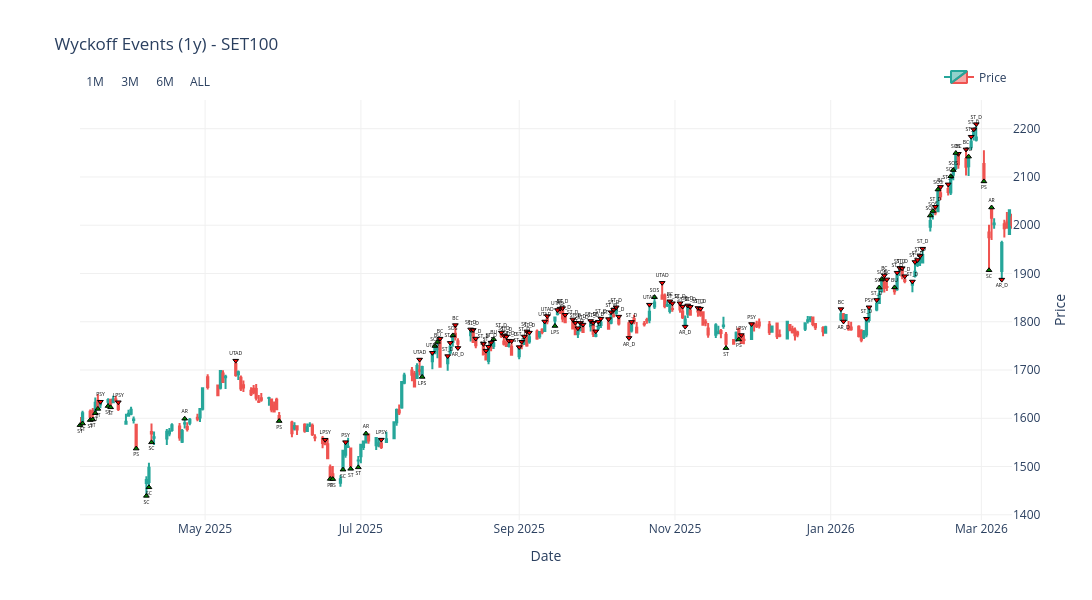

Notebook cell for this chart:
### Code cell
import plotly.graph_objects as go
from plotly.subplots import make_subplots

TOP_EVENTS = ['AR', 'BC', 'UT', 'UTAD', 'ST_D', 'SOS', 'BU', 'PSY', 'LPSY']
BOTTOM_EVENTS = ['PS', 'SC', 'ST', 'SPRING', 'TEST', 'LPS', 'SOW', 'AR_D']

fig = go.Figure()

# 1. Candlestick
fig.add_trace(go.Candlestick(
    x=df_period['Date'],
    open=df_period['Open'], high=df_period['High'],
    low=df_period['Low'], close=df_period['Close'],
    name='Price',
    increasing_line_color='#26a69a', 
    decreasing_line_color='#ef5350'
))

# 2. Loop วาด Event (แก้ไข Logic ตำแหน่ง)
for ev, grp_ev in df_ev_period.groupby('Wyckoff_Event'):
    # เช็คว่า Event นี้ควรอยู่ บน หรือ ล่าง
    if ev in TOP_EVENTS:
        y_base = grp_ev['High']
        text_pos = 'top center'
    elif ev in BOTTOM_EVENTS:
        y_base = grp_ev['Low']
        text_pos = 'bottom center'
    else:
        y_base = grp_ev['Close']
        text_pos = 'top center'
    
    fig.add_trace(go.Scatter(
        x=grp_ev['Date'],
        y=y_base,
        mode='markers+text',
        marker=dict(
            symbol=symbols.get(ev, 'circle'),
            size=5, # ปรับขนาดให้พอดี
            color=colors.get(grp_ev['Wyckoff_Phase'].iloc[0], 'white'),
            line=dict(width=1, color='black') # ขอบดำให้ตัดกับพื้นขาว
        ),
        text=ev,
        textposition=text_pos,
        textfont=dict(size=5, color='black'),
        cliponaxis=False, 
        customdata=np.stack((grp_ev['Close'], grp_ev['Rel_Vol'], grp_ev['RSI']), axis=1),
        hovertemplate='<b>%{text}</b><br>Close: %{customdata[0]:.2f}<extra></extra>',
        showlegend=False
    ))

# 3. Layout (จัดการช่วงเวลาไม่ให้เกินขอบข้อมูล)
fig.update_layout(
    title=f'Wyckoff Events ({selected_period}) - SET100',
    template='plotly_white',
    xaxis=dict(
        title='Date',
        rangeslider=dict(visible=False), 
        type='date',
        # ล็อคช่วงวันที่ให้เริ่มจากที่มีข้อมูลจริง และจบที่ข้อมูลล่าสุด
        range=[df_period['Date'].min(), df_period['Date'].max()], 
        rangeselector=dict(
            buttons=list([
                dict(count=1, label="1M", step="month", stepmode="backward"),
                dict(count=3, label="3M", step="month", stepmode="backward"),
                dict(count=6, label="6M", step="month", stepmode="backward"),
                dict(step="all", label="ALL")
            ]),
            bgcolor='white',
            activecolor="#b9caf6"
        ),
        gridcolor='#f0f0f0'
    ),
    yaxis=dict(
        title='Price',
        side='right',
        fixedrange=False,
        gridcolor='#f0f0f0'
    ),
    legend=dict(orientation='h', yanchor='bottom', y=1.02, xanchor='right', x=1),
    hovermode='x unified',
    dragmode='pan', # ใช้ pan เพื่อให้ลากกราฟได้ลื่นเหมือน TradingView
    height=600,
    width=1500
)

# เพิ่ม config เพื่อให้ซูมด้วย Mouse Wheel ได้
config = {'scrollZoom': True}
fig.show(config=config)

### Figure 1 — Plotly figure (JSON) as saved in the notebook; plotly's stock layout.template omitted (floating-point values rounded to 4 significant figures; data arrays with more than 128 entries replaced by an {"elided": "..."} marker saying what was removed)
{"data": [{"close": {"elided": "242 float values"}, "decreasing": {"line": {"color": "#ef5350"}}, "high": {"elided": "242 float values"}, "increasing": {"line": {"color": "#26a69a"}}, "low": {"elided": "242 float values"}, "name": "Price", "open": {"elided": "242 float values"}, "type": "candlestick", "x": {"elided": "242 str values"}}, {"cliponaxis": false, "customdata": [[1590.0, 1.014, 49.53], [1567.0, 0.8616, 51.24], [2015.0, 1.211, 43.62]], "hovertemplate": "<b>%{text}</b><br>Close: %{customdata[0]:.2f}<extra></extra>", "marker": {"color": "green", "line": {"color": "black", "width": 1}, "size": 5, "symbol": "triangle-up"}, "mode": "markers+text", "showlegend": false, "text": "AR", "textfont": {"color": "black", "size": 5}, "textposition": "top center", "type": "scatter", "x": ["2025-04-23T00:00:00.000000000", "2025-07-03T00:00:00.000000000", "2026-03-05T00:00:00.000000000"], "y": [1599.0, 1568.0, 2037.0]}, {"cliponaxis": false, "customdata": [[1754.0, 1.002, 63.45], [1766.0, 1.021, 48.24], [1804.0, 0.911, 52.58], [1807.0, 1.08, 60.68], [1963.0, 0.9703, 39.21]], "hovertemplate": "<b>%{text}</b><br>Close: %{customdata[0]:.2f}<extra></extra>", "marker": {"color": "red", "line": {"color": "black", "width": 1}, "size": 5, "symbol": "triangle-down"}, "mode": "markers+text", "showlegend": false, "text": "AR_D", "textfont": {"color": "black", "size": 5}, "textposition": "bottom center", "type": "scatter", "x": ["2025-08-08T00:00:00.000000000", "2025-10-14T00:00:00.000000000", "2025-11-05T00:00:00.000000000", "2026-01-06T00:00:00.000000000", "2026-03-09T00:00:00.000000000"], "y": [1746.0, 1766.0, 1790.0, 1801.0, 1887.0]}, {"cliponaxis": false, "customdata": [[1707.0, 1.504, 74.11], [1769.0, 1.335, 69.16], [1819.0, 1.302, 73.44], [1835.0, 1.324, 55.07], [1816.0, 1.385, 64.27], [1870.0, 1.875, 67.81], [1872.0, 1.397, 63.83], [2060.0, 1.386, 85.62], [2126.0, 1.529, 88.95], [2121.0, 1.341, 86.56]], "hovertemplate": "<b>%{text}</b><br>Close: %{customdata[0]:.2f}<extra></extra>", "marker": {"color": "red", "line": {"color": "black", "width": 1}, "size": 5, "symbol": "triangle-down"}, "mode": "markers+text", "showlegend": false, "text": "BC", "textfont": {"color": "black", "size": 5}, "textposition": "top center", "type": "scatter", "x": ["2025-08-01T00:00:00.000000000", "2025-08-07T00:00:00.000000000", "2025-09-17T00:00:00.000000000", "2025-10-30T00:00:00.000000000", "2026-01-05T00:00:00.000000000", "2026-01-22T00:00:00.000000000", "2026-01-23T00:00:00.000000000", "2026-02-13T00:00:00.000000000", "2026-02-20T00:00:00.000000000", "2026-02-23T00:00:00.000000000"], "y": [1765.0, 1793.0, 1827.0, 1842.0, 1826.0, 1896.0, 1888.0, 2079.0, 2148.0, 2157.0]}, {"cliponaxis": false, "customdata": [[1745.0, 1.22, 85.44], [1755.0, 0.7183, 52.23], [1863.0, 1.161, 63.72], [2139.0, 1.005, 86.35]], "hovertemplate": "<b>%{text}</b><br>Close: %{customdata[0]:.2f}<extra></extra>", "marker": {"color": "green", "line": {"color": "black", "width": 1}, "size": 5, "symbol": "triangle-up"}, "mode": "markers+text", "showlegend": false, "text": "BU", "textfont": {"color": "black", "size": 5}, "textposition": "top center", "type": "scatter", "x": ["2025-07-31T00:00:00.000000000", "2025-08-22T00:00:00.000000000", "2026-01-26T00:00:00.000000000", "2026-02-24T00:00:00.000000000"], "y": [1758.0, 1764.0, 1871.0, 2142.0]}, {"cliponaxis": false, "customdata": [[1706.0, 0.8024, 78.34], [1809.0, 0.7963, 69.83]], "hovertemplate": "<b>%{text}</b><br>Close: %{customdata[0]:.2f}<extra></extra>", "marker": {"color": "green", "line": {"color": "black", "width": 1}, "size": 5, "symbol": "triangle-up"}, "mode": "markers+text", "showlegend": false, "text": "LPS", "textfont": {"color": "black", "size": 5}, "textposition": "bottom center", "type": "scatter", "x": ["2025-07-25T00:00:00.000000000", "2025-09-15T00:00:00.000000000"], "y": [1686.0, 1791.0]}, {"cliponaxis": false, "customdata": [[1619.0, 0.5666, 51.23], [1546.0, 0.6496, 20.14], [1541.0, 0.7317, 64.15], [1756.0, 0.7445, 35.05]], "hovertemplate": "<b>%{text}</b><br>Close: %{customdata[0]:.2f}<extra></extra>", "marker": {"color": "red", "line": {"color": "black", "width": 1}, "size": 5, "symbol": "triangle-down"}, "mode": "markers+text", "showlegend": false, "text": "LPSY", "textfont": {"color": "black", "size": 5}, "textposition": "top center", "type": "scatter", "x": ["2025-03-28T00:00:00.000000000", "2025-06-17T00:00:00.000000000", "2025-07-09T00:00:00.000000000", "2025-11-27T00:00:00.000000000"], "y": [1633.0, 1556.0, 1556.0, 1772.0]}, {"cliponaxis": false, "customdata": [[1541.0, 1.403, 36.04], [1594.0, 1.526, 19.01], [1478.0, 1.407, 16.15], [1478.0, 1.516, 13.96], [1767.0, 1.376, 34.6], [2091.0, 1.403, 59.07]], "hovertemplate": "<b>%{text}</b><br>Close: %{customdata[0]:.2f}<extra></extra>", "marker": {"color": "green", "line": {"color": "black", "width": 1}, "size": 5, "symbol": "triangle-up"}, "mode": "markers+text", "showlegend": false, "text": "PS", "textfont": {"color": "black", "size": 5}, "textposition": "bottom center", "type": "scatter", "x": ["2025-04-04T00:00:00.000000000", "2025-05-30T00:00:00.000000000", "2025-06-19T00:00:00.000000000", "2025-06-20T00:00:00.000000000", "2025-11-26T00:00:00.000000000", "2026-03-02T00:00:00.000000000"], "y": [1537.0, 1594.0, 1474.0, 1474.0, 1763.0, 2091.0]}, {"cliponaxis": false, "customdata": [[1632.0, 1.482, 49.18], [1545.0, 1.426, 40.49], [1792.0, 1.348, 44.87], [1828.0, 1.303, 54.64]], "hovertemplate": "<b>%{text}</b><br>Close: %{customdata[0]:.2f}<extra></extra>", "marker": {"color": "red", "line": {"color": "black", "width": 1}, "size": 5, "symbol": "triangle-down"}, "mode": "markers+text", "showlegend": false, "text": "PSY", "textfont": {"color": "black", "size": 5}, "textposition": "top center", "type": "scatter", "x": ["2025-03-21T00:00:00.000000000", "2025-06-25T00:00:00.000000000", "2025-12-01T00:00:00.000000000", "2026-01-16T00:00:00.000000000"], "y": [1634.0, 1550.0, 1795.0, 1830.0]}, {"cliponaxis": false, "customdata": [[1472.0, 1.723, 25.09], [1498.0, 1.449, 26.65], [1568.0, 1.322, 42.65], [1533.0, 1.467, 41.36], [1975.0, 1.801, 44.5]], "hovertemplate": "<b>%{text}</b><br>Close: %{customdata[0]:.2f}<extra></extra>", "marker": {"color": "green", "line": {"color": "black", "width": 1}, "size": 5, "symbol": "triangle-up"}, "mode": "markers+text", "showlegend": false, "text": "SC", "textfont": {"color": "black", "size": 5}, "textposition": "bottom center", "type": "scatter", "x": ["2025-04-08T00:00:00.000000000", "2025-04-09T00:00:00.000000000", "2025-04-10T00:00:00.000000000", "2025-06-24T00:00:00.000000000", "2026-03-04T00:00:00.000000000"], "y": [1439.0, 1457.0, 1550.0, 1493.0, 1907.0]}, {"cliponaxis": false, "customdata": [[1748.0, 1.48, 83.91], [1767.0, 1.415, 75.35], [1840.0, 1.271, 59.91], [1857.0, 1.486, 66.76], [1884.0, 1.679, 73.26], [2009.0, 2.519, 80.61], [2027.0, 1.297, 79.91], [2074.0, 1.452, 87.28], [2100.0, 1.324, 85.38], [2109.0, 1.328, 89.91], [2147.0, 1.463, 94.27]], "hovertemplate": "<b>%{text}</b><br>Close: %{customdata[0]:.2f}<extra></extra>", "marker": {"color": "green", "line": {"color": "black", "width": 1}, "size": 5, "symbol": "triangle-up"}, "mode": "markers+text", "showlegend": false, "text": "SOS", "textfont": {"color": "black", "size": 5}, "textposition": "top center", "type": "scatter", "x": ["2025-07-30T00:00:00.000000000", "2025-08-06T00:00:00.000000000", "2025-10-24T00:00:00.000000000", "2026-01-20T00:00:00.000000000", "2026-01-21T00:00:00.000000000", "2026-02-09T00:00:00.000000000", "2026-02-10T00:00:00.000000000", "2026-02-12T00:00:00.000000000", "2026-02-17T00:00:00.000000000", "2026-02-18T00:00:00.000000000", "2026-02-19T00:00:00.000000000"], "y": [1750.0, 1772.0, 1851.0, 1871.0, 1888.0, 2020.0, 2029.0, 2074.0, 2101.0, 2114.0, 2150.0]}, {"cliponaxis": false, "customdata": [[1588.0, 0.6027, 31.61], [1610.0, 0.7793, 37.01], [1603.0, 0.6981, 40.93], [1613.0, 0.7594, 35.71], [1632.0, 0.8201, 42.39], [1619.0, 0.8929, 43.23], [1638.0, 0.5533, 53.47], [1630.0, 0.8018, 43.2], [1502.0, 0.9212, 34.84], [1513.0, 0.9811, 35.86], [1754.0, 1.2, 33.05]], "hovertemplate": "<b>%{text}</b><br>Close: %{customdata[0]:.2f}<extra></extra>", "marker": {"color": "green", "line": {"color": "black", "width": 1}, "size": 5, "symbol": "triangle-up"}, "mode": "markers+text", "showlegend": false, "text": "ST", "textfont": {"color": "black", "size": 5}, "textposition": "bottom center", "type": "scatter", "x": ["2025-03-13T00:00:00.000000000", "2025-03-14T00:00:00.000000000", "2025-03-17T00:00:00.000000000", "2025-03-18T00:00:00.000000000", "2025-03-19T00:00:00.000000000", "2025-03-20T00:00:00.000000000", "2025-03-24T00:00:00.000000000", "2025-03-25T00:00:00.000000000", "2025-06-27T00:00:00.000000000", "2025-06-30T00:00:00.000000000", "2025-11-21T00:00:00.000000000"], "y": [1586.0, 1589.0, 1596.0, 1597.0, 1610.0, 1619.0, 1625.0, 1623.0, 1495.0, 1498.0, 1745.0]}, {"cliponaxis": false, "customdata": {"elided": "60x3 float values"}, "hovertemplate": "<b>%{text}</b><br>Close: %{customdata[0]:.2f}<extra></extra>", "marker": {"color": "red", "line": {"color": "black", "width": 1}, "size": 5, "symbol": "triangle-down"}, "mode": "markers+text", "showlegend": false, "text": "ST_D", "textfont": {"color": "black", "size": 5}, "textposition": "top center", "type": "scatter", "x": ["2025-08-04T00:00:00.000000000", "2025-08-05T00:00:00.000000000", "2025-08-13T00:00:00.000000000", "2025-08-14T00:00:00.000000000", "2025-08-15T00:00:00.000000000", "2025-08-18T00:00:00.000000000", "2025-08-19T00:00:00.000000000", "2025-08-20T00:00:00.000000000", "2025-08-21T00:00:00.000000000", "2025-08-25T00:00:00.000000000", "2025-08-26T00:00:00.000000000", "2025-08-27T00:00:00.000000000", "2025-08-28T00:00:00.000000000", "2025-08-29T00:00:00.000000000", "2025-09-01T00:00:00.000000000", "2025-09-02T00:00:00.000000000", "2025-09-03T00:00:00.000000000", "2025-09-04T00:00:00.000000000", "2025-09-05T00:00:00.000000000", "2025-09-18T00:00:00.000000000", "2025-09-19T00:00:00.000000000", "2025-09-22T00:00:00.000000000", "2025-09-23T00:00:00.000000000", "2025-09-24T00:00:00.000000000", "2025-09-25T00:00:00.000000000", "2025-09-26T00:00:00.000000000", "2025-09-29T00:00:00.000000000", "2025-09-30T00:00:00.000000000", "2025-10-01T00:00:00.000000000", "2025-10-02T00:00:00.000000000", "2025-10-03T00:00:00.000000000", "2025-10-06T00:00:00.000000000", "2025-10-07T00:00:00.000000000", "2025-10-08T00:00:00.000000000", "2025-10-09T00:00:00.000000000", "2025-10-10T00:00:00.000000000", "2025-10-15T00:00:00.000000000", "2025-10-31T00:00:00.000000000", "2025-11-03T00:00:00.000000000", "2025-11-04T00:00:00.000000000", "2025-11-06T00:00:00.000000000", "2025-11-07T00:00:00.000000000", "2025-11-10T00:00:00.000000000", "2025-11-11T00:00:00.000000000", "2026-01-15T00:00:00.000000000", "2026-01-19T00:00:00.000000000", "2026-01-27T00:00:00.000000000", "2026-01-28T00:00:00.000000000", "2026-01-29T00:00:00.000000000", "2026-01-30T00:00:00.000000000", "2026-02-02T00:00:00.000000000", "2026-02-03T00:00:00.000000000", "2026-02-04T00:00:00.000000000", "2026-02-05T00:00:00.000000000", "2026-02-06T00:00:00.000000000", "2026-02-11T00:00:00.000000000", "2026-02-16T00:00:00.000000000", "2026-02-25T00:00:00.000000000", "2026-02-26T00:00:00.000000000", "2026-02-27T00:00:00.000000000"], "y": [1729.0, 1756.0, 1784.0, 1783.0, 1765.0, 1754.0, 1740.0, 1748.0, 1757.0, 1778.0, 1772.0, 1769.0, 1761.0, 1760.0, 1747.0, 1759.0, 1769.0, 1780.0, 1777.0, 1828.0, 1814.0, 1805.0, 1798.0, 1787.0, 1798.0, 1794.0, 1802.0, 1798.0, 1780.0, 1800.0, 1806.0, 1806.0, 1820.0, 1825.0, 1830.0, 1811.0, 1800.0, 1838.0, 1838.0, 1831.0, 1834.0, 1831.0, 1829.0, 1827.0, 1806.0, 1845.0, 1902.0, 1912.0, 1911.0, 1894.0, 1883.0, 1924.0, 1928.0, 1936.0, 1951.0, 2038.0, 2085.0, 2183.0, 2199.0, 2210.0]}, {"cliponaxis": false, "customdata": [[1690.0, 1.287, 70.06], [1698.0, 1.109, 74.11], [1733.0, 1.113, 79.92], [1795.0, 1.015, 62.74], [1801.0, 0.7888, 60.54], [1821.0, 1.155, 74.26], [1821.0, 1.262, 59.77], [1848.0, 1.212, 59.9]], "hovertemplate": "<b>%{text}</b><br>Close: %{customdata[0]:.2f}<extra></extra>", "marker": {"color": "red", "line": {"color": "black", "width": 1}, "size": 5, "symbol": "triangle-down"}, "mode": "markers+text", "showlegend": false, "text": "UTAD", "textfont": {"color": "black", "size": 5}, "textposition": "top center", "type": "scatter", "x": ["2025-05-13T00:00:00.000000000", "2025-07-24T00:00:00.000000000", "2025-07-29T00:00:00.000000000", "2025-09-11T00:00:00.000000000", "2025-09-12T00:00:00.000000000", "2025-09-16T00:00:00.000000000", "2025-10-22T00:00:00.000000000", "2025-10-27T00:00:00.000000000"], "y": [1719.0, 1722.0, 1736.0, 1800.0, 1812.0, 1824.0, 1835.0, 1881.0]}], "layout": {"dragmode": "pan", "height": 600, "hovermode": "x unified", "legend": {"orientation": "h", "x": 1, "xanchor": "right", "y": 1.02, "yanchor": "bottom"}, "title": {"text": "Wyckoff Events (1y) - SET100"}, "width": 1500, "xaxis": {"gridcolor": "#f0f0f0", "range": ["2025-03-13T00:00:00", "2026-03-13T00:00:00"], "rangeselector": {"activecolor": "#b9caf6", "bgcolor": "white", "buttons": [{"count": 1, "label": "1M", "step": "month", "stepmode": "backward"}, {"count": 3, "label": "3M", "step": "month", "stepmode": "backward"}, {"count": 6, "label": "6M", "step": "month", "stepmode": "backward"}, {"label": "ALL", "step": "all"}]}, "rangeslider": {"visible": false}, "title": {"text": "Date"}, "type": "date"}, "yaxis": {"fixedrange": false, "gridcolor": "#f0f0f0", "side": "right", "title": {"text": "Price"}}}}
